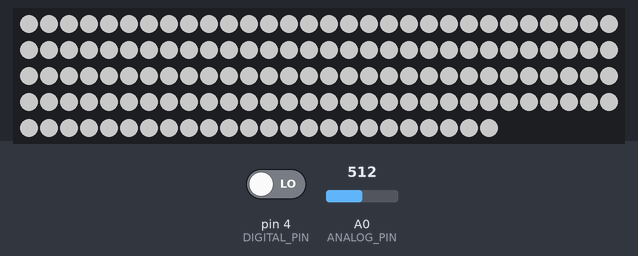
Bench run of a sketch on a simulated Arduino Uno, built with avr-gcc and run on an emulated ATmega328P. Parts: 144 RGB LEDs in strip order, left to right, continuing on the next row. Inputs (shaded band) come from the test bench; at power-on: pin 4 (DIGITAL_PIN) LOW, A0 (ANALOG_PIN) = 512. Dim RGB values are drawn brighter than linear.

Above: at 0.9 s.
At 4.21 s:
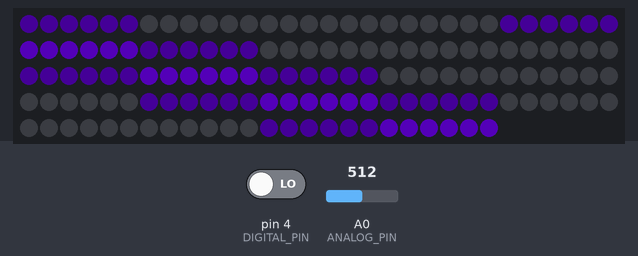
At 7.5 s:
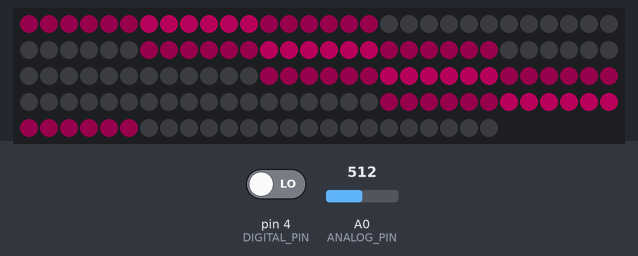
At 15.67 s:
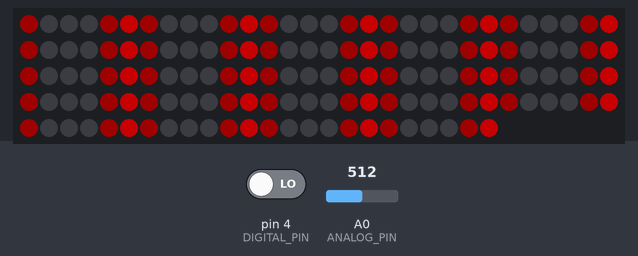
At 21.66 s:
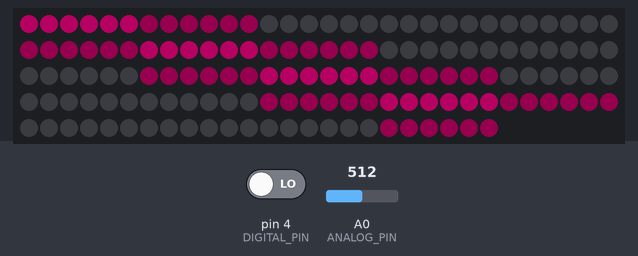
At 30.4 s:
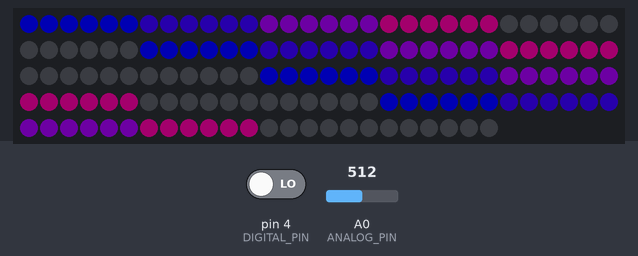

Measured:
- what the display in image 0 shows lasts 0.5 s, from 0.9 s to 1.4 s

The sketch:

led_audio_react.ino
```cpp
#include <FastLED.h>

#define LED_PIN     2
#define NUM_LEDS    144
#define LED_TYPE    WS2812
#define BRIGHTNESS  100

// sound detector
#define ANALOG_PIN      0
#define DIGITAL_PIN     4
#define BAUD_RATE       9600
#define MAX_AMPLITUDE   850     // actual max is 1023, modified to calibrate
#define BIN_SIZE        100     // number of amplitude values averaged to reduce noise
#define NOISE_LOW_BOUND 2       // amplitudes below this ignored
#define NOISE_UP_BOUND  800     // amplitudes above this ignored
#define MIN_SENSITIVITY 0.7     // sensitivity is reduced by this value at the minimum (top row)
#define AMP_CUTOFF      0.75    // the cutoff amplitude for the highest row

// colorchain()
#define DELAYTIME   60
#define INC         5

// box details
#define NUM_ROWS    6
#define NUM_COLUMNS 6


CRGB leds[NUM_LEDS];

/*
 * Usable animations:
 * colorchain(int chainlength, int cycles)
 * fadeUpward(int cycles)
 * fadeSideways(int cycles)
 * text(int cycles)
 */


void setup() {
  // LED setup
  FastLED.addLeds<LED_TYPE, LED_PIN, GRB>(leds, NUM_LEDS);
  LEDS.setBrightness(BRIGHTNESS);

  // MIC setup
  Serial.begin(BAUD_RATE);
  pinMode(DIGITAL_PIN, INPUT);

  // hello
  setAll(0,0,0);
  delay(500);
  setAll(255,255,255);
  loading();
  delay(500);
  setAll(0,0,0);
  delay(500);
}

void loop() {
  lightsShow(2);
  soundResponse();
}

void loading(){
  int load[] = {27,26,19,13,8,9,16,22};
  for (int w = 0; w < 2; w++){
    for (int i = 0; i < 3; i++){
      setAll(255,255,255);
      for (int j = 0; j < 4; j++){
        leds[load[i] + (NUM_ROWS * NUM_COLUMNS)*j] = CRGB::Black;
      }
      FastLED.show();
      delay(50);
    }
  }
  setAll(255,255,255);
}

/* AUDIO FUNCTIONS */

void soundResponse(){
  // constant light, brightness varies based on sound amplitude
  double amp = 0; // multiplier to scale the brightness based on amplitude
  int temp = 0;
  int temp2 = 0;

  /*
   * Colors change upwards from blue to red
   * Lower rows are more responsive to sound, upper rows are less responsive
   */
   int colorStep = 255 / (NUM_ROWS - 1);
   double sensitivityStep = double(double(MIN_SENSITIVITY) / double(NUM_ROWS - 1));
   double cutoffStep = double((1 - AMP_CUTOFF) / double(NUM_ROWS - 1));

  while(1){
    // take a sample of values
    amp = 0;
    for (int i = 0; i < BIN_SIZE; i++){
      temp = analogRead(ANALOG_PIN);
      temp2 = digitalRead(DIGITAL_PIN);
      if (temp < NOISE_LOW_BOUND){
        // if low noise, don't record value
        i--;
        continue;
      }
      if (temp > NOISE_UP_BOUND){
        // if high noise, don't record value
        i--;
        continue;
      }
      if (temp2 == HIGH){
        // if input is high, disregard
        i--;
        continue;
      }
      amp += double(temp / double(MAX_AMPLITUDE)); // will be a value from 0 to 1
      //Serial.println(temp);
    }
    // average the values
    amp = amp / BIN_SIZE;
    //Serial.println(amp * 100); // For debugging purposes

    //setAll(0,255 * amp,0); // Use for monochromatic

    // Color fade - blue to red
    for (int j = 0; j < NUM_ROWS; j++){
      //setRow((0 + (colorStep * j)) * amp, (255 - (colorStep * j)) * amp, j);
      //setRow(((0 + (colorStep * j)) * amp) * (1 - (sensitivityStep * j)), ((255 - (colorStep * j)) * amp) * (1 - (sensitivityStep * j)), j); // sensitivity-based

      // cutoff-based solution
      if (amp > (AMP_CUTOFF - (cutoffStep * (NUM_ROWS - j)))){
        // if the frequency is greater than the row's cutoff value
        setRow((0 + (colorStep * j)) * amp, (255 - (colorStep * j)) * amp, j);
      }
      else setRow(0,0,j);

      //Serial.println(sensitivityStep * j); // For debugging purposes
    }
    /*
    // Shape overlays
    int heart[] = {1,10,16,13,22,20,18,26,24,35,33};
    for (int w = 0; w < 4; w++){
      for (int h = 0; h < 11; h++){
        leds[heart[h] + (NUM_ROWS * NUM_COLUMNS * w)] = CRGB::Black;
      }
    }
    */
    FastLED.show();
  }
}

void micScan(){
  // prints mic inputs
  int val;
  while(1){
    val = analogRead(ANALOG_PIN);
    Serial.println(val);
  }
}

/* COLOR PATTERNS */

void lightsShow(int cycles){
  for (int i = 0; i < cycles; i++){
    fadeUpwards(18);
    fadeSideways(18);
  }
}

void setAll(int r, int g, int b){
  // sets all LEDs to a certain color
  for (int i = 0; i < NUM_LEDS; i++){
    leds[i] = CRGB(r,g,b);
  }
  FastLED.show();
}

void blinkColor(int r, int g, int b){
  // blink a certain color
  while(1){
    setAll(r,g,b);
    delay(50);
    setAll(0,0,0);
    delay(50);
  }
}

void colorchain(int chainlength, int cycles){
  int rval = 255;
  int bval = 0;
  bool forwards = true;

  // cycle check
  bool infinite = false;
  if (cycles == 0){
    infinite = true;
    cycles = 1;
  }

  for (int w = 0; w < cycles; w++){
    for (int i = 0; i < NUM_LEDS; i++){
      for (int j = 0; j < chainlength; j++){
        // iterates through chain
        if (i+j > NUM_LEDS){
          // wrapping
          leds[(i+j)-NUM_LEDS] = CRGB(rval,0,bval);
          FastLED.show();
        }
        else{
          leds[i+j] = CRGB(rval,0,bval);
          FastLED.show();
        }
      }
      if (i == 0){
        leds[NUM_LEDS - 1] = CRGB::Black;
        FastLED.show();
      }
      else{
        leds[i-1] = CRGB::Black;
        FastLED.show();
      }

      // direction
      if (rval == 0) forwards = false;
      else if (bval == 0) forwards = true;

      if (forwards){
        rval -= INC;
        bval += INC;
      }
      else{
        rval += INC;
        bval -= INC;
      }
    }

    delay(DELAYTIME);
    // keep loop running forever by preventing the counter from incrementing
    if (infinite) w--;
  }
}

void fadeUpwards(int cycles){
  // cycles = number times a full cycle will execute
  // 0 cycles = infinite

  int rval = 255;
  int bval = 0;
  bool forwards = true;

  // cycle check
  bool infinite = false;
  if (cycles == 0){
    infinite = true;
    cycles = 1;
  }

  int DIMMER = 3; // amount to divide RGB values by to dim

  for (int w = 0; w < cycles; w++){
    for (int i = 0; i < NUM_ROWS; i++){
      // light all LEDs on a certain row, on each face, simultaneously

      setRow(rval,bval,i); // set row for row i using RGB = (rval,0,bval)

      // set next and previous rows to same color with half intensity
      // previous
      if (i == 0) setRow(rval/DIMMER,bval/DIMMER,NUM_ROWS-1);
      else setRow(rval/DIMMER,bval/DIMMER,i-1);
      // next
      if (i == (NUM_ROWS - 1)) setRow(rval/DIMMER,bval/DIMMER,0);
      else setRow(rval/DIMMER,bval/DIMMER,i+1);

      // set 2 back and 2 forward to off
      // 2 back
      if (i == 1) setRow(0,0,NUM_ROWS-1);
      else if (i == 0) setRow(0,0,NUM_ROWS-2);
      else setRow(0,0,i-2);
      // 2 forward
      if (i == (NUM_ROWS - 2)) setRow(0,0,0);
      else if (i == (NUM_ROWS - 1)) setRow(0,0,1);
      else setRow(0,0,i+2);

      FastLED.show();

      // direction
      if (rval == 0) forwards = false;
      else if (bval == 0) forwards = true;

      if (forwards){
        rval -= INC;
        bval += INC;
      }
      else{
        rval += INC;
        bval -= INC;
      }

      delay(DELAYTIME);
    }

    // keep loop running forever by preventing the counter from incrementing
    if (infinite) w--;
  }
}

void fadeSideways(int cycles){
  // cycles = number times a full cycle will execute
  // 0 cycles = infinite

  int rval = 255;
  int bval = 0;
  bool forwards = true;

  // cycle check
  bool infinite = false;
  if (cycles == 0){
    infinite = true;
    cycles = 1;
  }

  int DIMMER = 3; // amount to divide RGB values by to dim

  for (int w = 0; w < cycles; w++){
    for (int i = 0; i < NUM_COLUMNS; i++){
      // light all LEDs on a certain row, on each face, simultaneously

      setColumn(rval,bval,i); // set row for row i using RGB = (rval,0,bval)

      // set next and previous rows to same color with half intensity
      // previous
      if (i == 0) setColumn(rval/DIMMER,bval/DIMMER,NUM_COLUMNS-1);
      else setColumn(rval/DIMMER,bval/DIMMER,i-1);
      // next
      if (i == (NUM_COLUMNS - 1)) setColumn(rval/DIMMER,bval/DIMMER,0);
      else setColumn(rval/DIMMER,bval/DIMMER,i+1);

      // set 2 back and 2 forward to off
      // 2 back
      if (i == 1) setColumn(0,0,NUM_COLUMNS-1);
      else if (i == 0) setColumn(0,0,NUM_COLUMNS-2);
      else setColumn(0,0,i-2);
      // 2 forward
      if (i == (NUM_COLUMNS - 2)) setColumn(0,0,0);
      else if (i == (NUM_COLUMNS - 1)) setColumn(0,0,1);
      else setColumn(0,0,i+2);

      FastLED.show();

      // direction
      if (rval == 0) forwards = false;
      else if (bval == 0) forwards = true;

      if (forwards){
        rval -= INC;
        bval += INC;
      }
      else{
        rval += INC;
        bval -= INC;
      }

      delay(DELAYTIME);
    }

    // keep loop running forever by preventing the counter from incrementing
    if (infinite) w--;
  }
}

void setColumn(int rval, int bval, int column){
  // auxiliary function
  // fills all rows for specified column on all 4 faces
  int sideTotal = NUM_ROWS * NUM_COLUMNS;

  for (int j = 0; j < NUM_ROWS; j++){
    leds[column + (j * NUM_ROWS)] = CRGB(rval,0,bval);
    leds[column + sideTotal + (j * NUM_ROWS)] = CRGB(rval,0,bval);
    leds[column + (sideTotal * 2) + (j * NUM_ROWS)] = CRGB(rval,0,bval);
    leds[column + (sideTotal * 3) + (j * NUM_ROWS)] = CRGB(rval,0,bval);
  }
}

void setRow(int rval, int bval, int row){
  // auxiliary function
  // fills all columns for specified row on all 4 faces
  int rowOffset = row * NUM_COLUMNS;
  int sideTotal = NUM_ROWS * NUM_COLUMNS;

  for (int j = 0; j < NUM_COLUMNS; j++){
    leds[rowOffset + j] = CRGB(rval,0,bval);
    leds[rowOffset + sideTotal + j] = CRGB(rval,0,bval);
    leds[rowOffset + (sideTotal * 2) + j] = CRGB(rval,0,bval);
    leds[rowOffset + (sideTotal * 3) + j] = CRGB(rval,0,bval);
  }
}

void text(int cycles){
  // Easter egg that has the letters TAMUMAKE pan across the cube
  int rval = 255;
  int bval = 0;
  bool forwards = true;

  int TEXTDELAY = 700;

  // cycle check
  bool infinite = false;
  if (cycles == 0){
    infinite = true;
    cycles = 1;
  }

  int sideTotal = NUM_ROWS * NUM_COLUMNS;

  for (int w = 0; w < cycles; w++){
    for (int i = 0; i < NUM_LEDS; i++){
      showT(rval,bval,0);
      showA(rval,bval,3*sideTotal);
      showM(rval,bval,2*sideTotal);
      showU(rval,bval,sideTotal);
      FastLED.show();
      delay(TEXTDELAY);

      // direction
      if (rval == 0) forwards = false;
      else if (bval == 0) forwards = true;

      if (forwards){
        rval -= INC;
        bval += INC;
      }
      else{
        rval += INC;
        bval -= INC;
      }

      showA(rval,bval,0);
      showM(rval,bval,3*sideTotal);
      showU(rval,bval,2*sideTotal);
      showM(rval,bval,sideTotal);
      FastLED.show();
      delay(TEXTDELAY);

      // direction
      if (rval == 0) forwards = false;
      else if (bval == 0) forwards = true;

      if (forwards){
        rval -= INC;
        bval += INC;
      }
      else{
        rval += INC;
        bval -= INC;
      }

      showM(rval,bval,0);
      showU(rval,bval,3*sideTotal);
      showM(rval,bval,2*sideTotal);
      showA(rval,bval,sideTotal);
      FastLED.show();
      delay(TEXTDELAY);

      // direction
      if (rval == 0) forwards = false;
      else if (bval == 0) forwards = true;

      if (forwards){
        rval -= INC;
        bval += INC;
      }
      else{
        rval += INC;
        bval -= INC;
      }

      showU(rval,bval,0);
      showM(rval,bval,3*sideTotal);
      showA(rval,bval,2*sideTotal);
      showK(rval,bval,sideTotal);
      FastLED.show();
      delay(TEXTDELAY);

      // direction
      if (rval == 0) forwards = false;
      else if (bval == 0) forwards = true;

      if (forwards){
        rval -= INC;
        bval += INC;
      }
      else{
        rval += INC;
        bval -= INC;
      }

      showM(rval,bval,0);
      showA(rval,bval,3*sideTotal);
      showK(rval,bval,2*sideTotal);
      showE(rval,bval,sideTotal);
      FastLED.show();
      delay(TEXTDELAY);

      // direction
      if (rval == 0) forwards = false;
      else if (bval == 0) forwards = true;

      if (forwards){
        rval -= INC;
        bval += INC;
      }
      else{
        rval += INC;
        bval -= INC;
      }

      showA(rval,bval,0);
      showK(rval,bval,3*sideTotal);
      showE(rval,bval,2*sideTotal);
      showT(rval,bval,sideTotal);
      FastLED.show();
      delay(TEXTDELAY);

      // direction
      if (rval == 0) forwards = false;
      else if (bval == 0) forwards = true;

      if (forwards){
        rval -= INC;
        bval += INC;
      }
      else{
        rval += INC;
        bval -= INC;
      }

      showK(rval,bval,0);
      showE(rval,bval,3*sideTotal);
      showT(rval,bval,2*sideTotal);
      showA(rval,bval,sideTotal);
      FastLED.show();
      delay(TEXTDELAY);

      // direction
      if (rval == 0) forwards = false;
      else if (bval == 0) forwards = true;

      if (forwards){
        rval -= INC;
        bval += INC;
      }
      else{
        rval += INC;
        bval -= INC;
      }

      showE(rval,bval,0);
      showT(rval,bval,3*sideTotal);
      showA(rval,bval,2*sideTotal);
      showM(rval,bval,sideTotal);
      FastLED.show();
      delay(TEXTDELAY);

      // direction
      if (rval == 0) forwards = false;
      else if (bval == 0) forwards = true;

      if (forwards){
        rval -= INC;
        bval += INC;
      }
      else{
        rval += INC;
        bval -= INC;
      }
    }

    // keep loop running forever by preventing the counter from incrementing
    if (infinite) w--;
  }
}

void clearFace(int offset){
  for (int i = 0; i < NUM_ROWS * NUM_COLUMNS; i++){
    leds[i + offset] = CRGB(0,0,0);
  }
}

void showT(int rval, int bval, int offset){
  int ind[] = {30,31,32,33,34,35,24,25,26,27,28,29,20,21,14,15,8,9,2,3};
  clearFace(offset);
  for (int i = 0; i < (sizeof(ind)/sizeof(ind[0])); i++){
    leds[ind[i] + offset] = CRGB(rval,0,bval);
  }
}

void showA(int rval, int bval, int offset){
  int ind[] = {0,1,6,7,12,13,4,5,10,11,16,17,19,22,26,27,32,33,14,15};
  clearFace(offset);
  for (int i = 0; i < (sizeof(ind)/sizeof(ind[0])); i++){
    leds[ind[i] + offset] = CRGB(rval,0,bval);
  }
}

void showM(int rval, int bval, int offset){
  int ind[] = {0,1,6,7,12,13,18,19,24,25,30,31,4,5,10,11,16,17,22,23,28,29,34,35,26,27,20,21};
  clearFace(offset);
  for (int i = 0; i < (sizeof(ind)/sizeof(ind[0])); i++){
    leds[ind[i] + offset] = CRGB(rval,0,bval);
  }
}

void showU(int rval, int bval, int offset){
  int ind[] = {0,1,6,7,12,13,18,19,24,25,30,31,4,5,10,11,16,17,22,23,28,29,34,35,8,9,2,3};
  clearFace(offset);
  for (int i = 0; i < (sizeof(ind)/sizeof(ind[0])); i++){
    leds[ind[i] + offset] = CRGB(rval,0,bval);
  }
}

void showH(int rval, int bval, int offset){
  int ind[] = {0,1,6,7,12,13,18,19,24,25,30,31,4,5,10,11,16,17,22,23,28,29,34,35,14,15,20,21};
  clearFace(offset);
  for (int i = 0; i < (sizeof(ind)/sizeof(ind[0])); i++){
    leds[ind[i] + offset] = CRGB(rval,0,bval);
  }
}

void showC(int rval, int bval, int offset){
  int ind[] = {0,1,6,7,12,13,18,19,24,25,30,31,2,3,4,5,8,9,10,11,32,33,34,35,26,27,28,29};
  clearFace(offset);
  for (int i = 0; i < (sizeof(ind)/sizeof(ind[0])); i++){
    leds[ind[i] + offset] = CRGB(rval,0,bval);
  }
}

void showK(int rval, int bval, int offset){
  int ind[] = {0,1,6,7,12,13,18,19,24,25,30,31,20,21,14,15,28,29,34,35,10,11,4,5};
  clearFace(offset);
  for (int i = 0; i < (sizeof(ind)/sizeof(ind[0])); i++){
    leds[ind[i] + offset] = CRGB(rval,0,bval);
  }
}

void showE(int rval, int bval, int offset){
  int ind[] = {0,1,6,7,12,13,18,19,24,25,30,31,2,3,4,5,14,15,16,17,32,33,34,35,20,21,22,23};
  clearFace(offset);
  for (int i = 0; i < (sizeof(ind)/sizeof(ind[0])); i++){
    leds[ind[i] + offset] = CRGB(rval,0,bval);
  }
}
```
